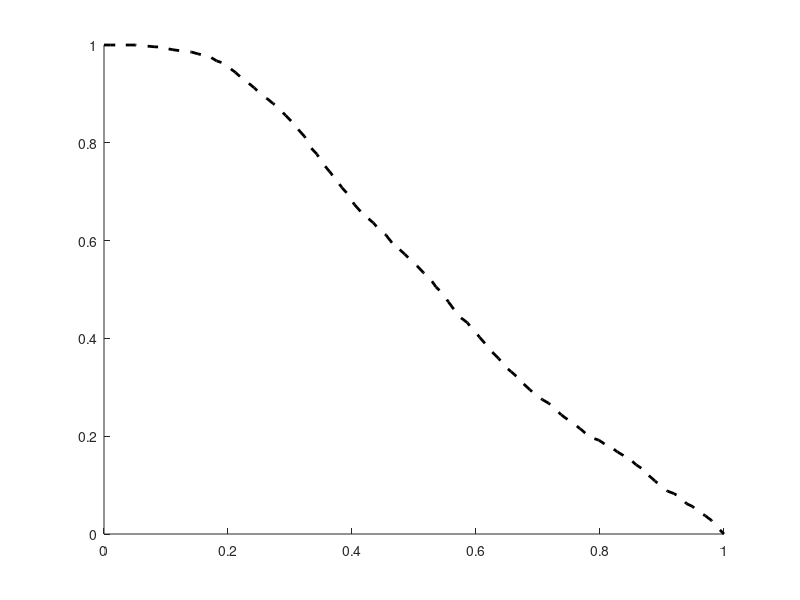

Write the MATLAB code that produced this figure.
A1 =  load('meancomplementariedadData1.txt'); 
%A2 =  load('mincomplementariedad.txt'); 
%A3 =  load('maxcomplementariedad.txt'); 
hold on
plot(A1(:,1),A1(:,2),'k--','LineWidth',2);
hold on
%plot(A2(:,1),A2(:,2),'k--');
%hold on
%plot(A3(:,1),A3(:,2),'k--');
%xlabel(('Complementarity Threshold'),"fontsize",12)
%ylabel('Proportion Complementarity',"fontsize",12)
%print -color -F:12 complementarity.eps



